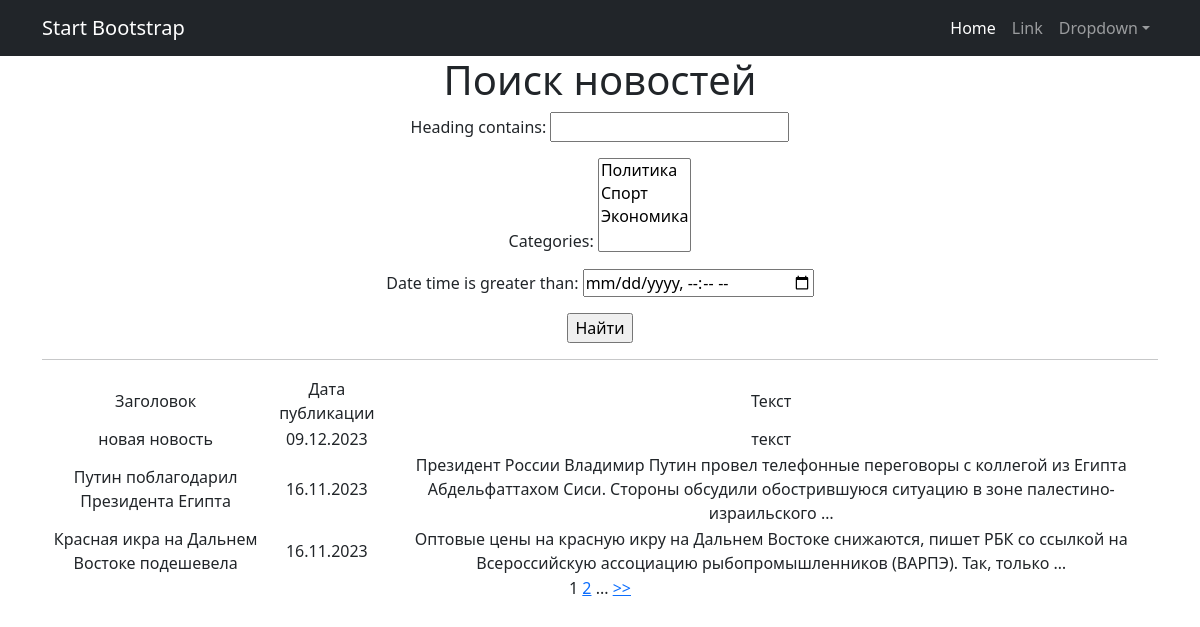
Before: /newspaper/news/search/ with the older database file.
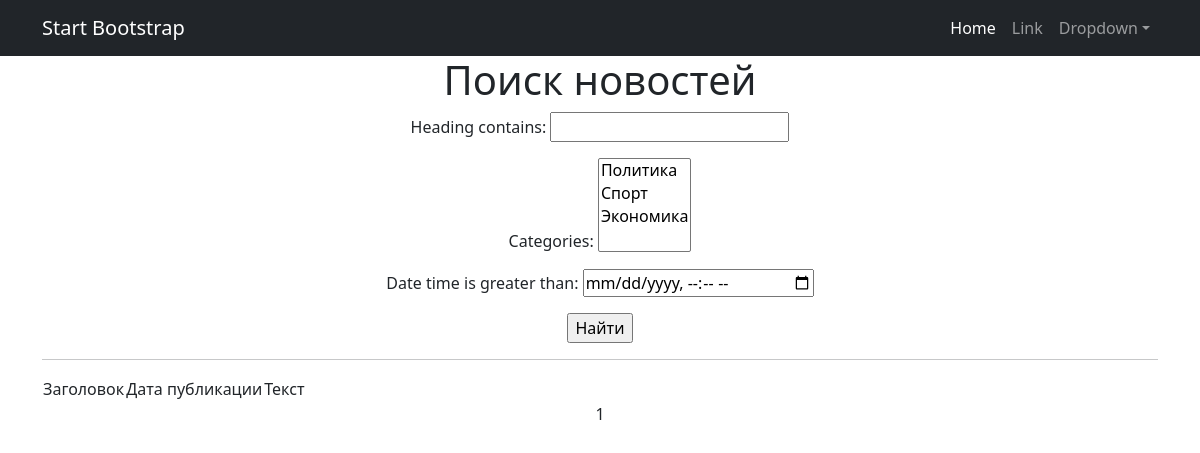
After: the same page with the newer database file.
### newsapp/models.py (models this page shows, shortened)
class Post(models.Model):
    Article_or_News = [
        ('A', 'Статья'),
        ('N', 'Новость')
    ]
    heading = models.CharField(max_length=50)
    text = models.TextField()
    post_rate = models.IntegerField(default=0)
    date_time = models.DateTimeField(auto_now_add=True)
    author = models.ForeignKey(Author, on_delete=models.CASCADE)
    choice = models.CharField(max_length=1, choices=Article_or_News, default='N')
    categories = models.ManyToManyField(Category, through='PostCategory')

### newsapp/views.py (the view)
# urls.py: path('news/search/', NewsSearch.as_view(), name='news_search'),
class NewsSearch(ListView):
    model = Post
    ordering = '-date_time'
    template_name = 'news_search.html'
    context_object_name = 'posts'
    paginate_by = 5
    def get_queryset(self):
        queryset = super().get_queryset()
        self.filterset = PostFilter(self.request.GET, queryset)
        return self.filterset.qs
    def get_context_data(self, **kwargs):
        context = super().get_context_data(**kwargs)
        context['filterset'] = self.filterset
        return context

### newsapp/models.py (called while the page is built)
    def __str__(self):
        return self.category_name

### newsapp/templatetags/custom_filters.py (called while the page is built)
@register.filter()
def censor(sentence):
    text = sentence.split()
    for i, word in enumerate(text):
        if word in bad_words:
            text[i] = word[0] + '*'*(len(word)-2) + word[-1]
    return ' '.join(text)

### newsapp/templatetags/custom_tags.py (called while the page is built)
@register.simple_tag(takes_context=True)
def url_replace(context, **kwargs):
   d = context['request'].GET.copy()
   for k, v in kwargs.items():
       d[k] = v
   return d.urlencode()

### templates/news_search.html (shortened to what this page needs)
{% extends 'flatpages/default.html' %}
{% load custom_filters %}
{% load custom_tags %}
{% block content %}
<h1>Поиск новостей</h1>
<form action="" method="get">
    {{ filterset.form.as_p }}
    <input type="submit" value="Найти" />
</form>
   <hr>
   {% if posts %}
       <table>
           <tr>
               <td> Заголовок</td>
               <td>Дата публикации</td>
               <td>Текст</td>
           </tr>
           {% for post in posts %}
           {% if post.choice == 'N' %}
           <tr>
               <td> {{post.heading|censor}} </td>
               <td> {{post.date_time|date:'d.m.Y'}} </td>
               <td> {{post.text|truncatewords:20|censor}} </td>
           </tr>
           {% endif %}
           {% endfor %}
       </table>
   {% else %}
       <h2>Постов нет!</h2>
   {% endif %}
{{ page_obj.number }}
{% if page_obj.has_next %}
<a href="?{% url_replace page=page_obj.next_page_number %}">{{ page_obj.next_page_number }}</a>
{% if paginator.num_pages != page_obj.next_page_number %}
...
<a href="?{% url_replace page=page_obj.paginator.num_pages %}"> >> </a>
{% endif %}
{% endif %}
{% endblock content %}

### templates/flatpages/default.html (shortened to what this page needs)
<!DOCTYPE html>
<html lang="en">
    <head>
        {% load static %}
        <link href="{% static 'css/styles.css' %}" rel="stylesheet" />
    </head>
    <body>
        <nav class="navbar navbar-expand-lg navbar-dark bg-dark">
            <div class="container">
                <a class="navbar-brand" href="#">Start Bootstrap</a>
                <div class="collapse navbar-collapse" id="navbarSupportedContent">
                    <ul class="navbar-nav ms-auto mb-2 mb-lg-0">
                        <li class="nav-item"><a class="nav-link active" aria-current="page" href="#">Home</a></li>
                        <li class="nav-item"><a class="nav-link" href="#">Link</a></li>
                        <li class="nav-item dropdown">
                            <a class="nav-link dropdown-toggle" id="navbarDropdown" href="#" role="button" data-bs-toggle="dropdown" aria-expanded="false">Dropdown</a>
                        </li>
                    </ul>
                </div>
            </div>
        </nav>
        <div class="container">
   <div class="row">
       <div class="col-lg-12 text-center">
           {% block content %}{% endblock content %}
       </div>
   </div>
</div>
    </body>
</html>

Changed rows visible on the page:
removed Post: heading|censor "новая новость", date_time "09.12.2023", text|censor "текст"
removed Post: heading|censor "Путин поблагодарил Президента Египта", date_time "16.11.2023", text|censor "Президент России Владимир Путин провел телефонные переговоры с коллегой из Египта Абдельфаттахом Сиси. Стороны обсудили обострившуюся ситуацию в зоне палестино-израильского …"
removed Post: heading|censor "Красная икра на Дальнем Востоке подешевела", date_time "16.11.2023", text|censor "Оптовые цены на красную икру на Дальнем Востоке снижаются, пишет РБК со ссылкой на Всероссийскую ассоциацию рыбопромышленников (ВАРПЭ). Так, только …"
Other visible differences:
{{ page_obj.next_page_number }}: "2" → (not shown)
